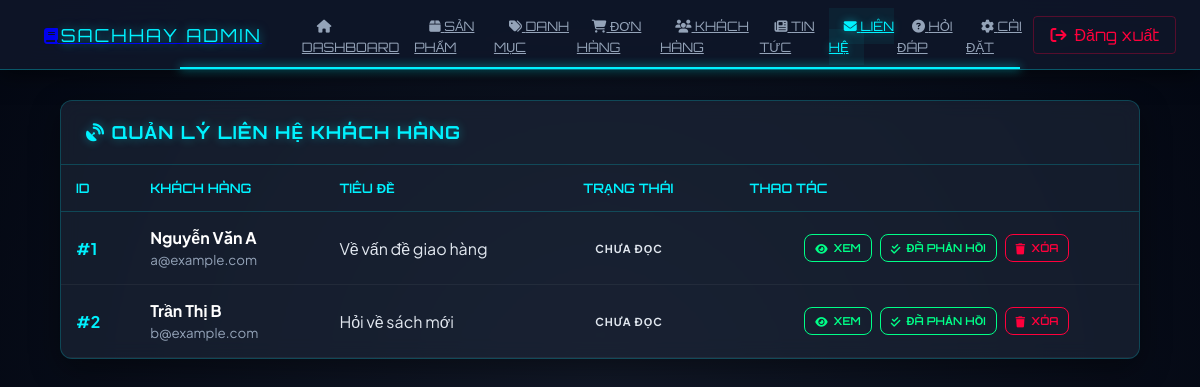
/admin/contacts (signed in), run on the app's committed database.
### tables this page shows
CREATE TABLE `contacts` (
  `id` int(11) NOT NULL,
  `name` varchar(100) NOT NULL,
  `email` varchar(100) NOT NULL,
  `subject` varchar(255) DEFAULT NULL,
  `message` text NOT NULL,
  `status` varchar(20) DEFAULT 'New',
  `created_at` datetime DEFAULT current_timestamp()
);

### app/controllers/AdminController.php (called while the page is built, shortened)
<?php
class AdminController extends Controller {
    private $adminModel;
    public function __construct() {
        $this->adminModel = $this->model('Admin');
    }
    public function contacts() {
        $data = [
            'title' => 'Quản lý Liên hệ',
            'page' => 'contacts',
            'contacts' => $this->adminModel->getAllContacts(),
            'contentFile' => APP_ROOT . '/views/admin/contacts/index.php'
        ];
        $this->view('admin/admin', $data);
    }
}

### app/core/App.php (called while the page is built, shortened)
<?php
class App {
    protected $method = "index";
    public function __construct() {
        $url = $this->parseURL();
        if(isset($url[0]) && !empty($url[0])) {
            $controllerFile = APP_ROOT . '/controllers/' . ucfirst($url[0]) . 'Controller.php';
            if(file_exists($controllerFile)) {
                unset($url[0]);
            } else {
                $this->redirectToLanding();
                return;
            }
        }
        $this->controller = new $this->controller;
        if(isset($url[1]) && !empty($url[1])) {
            if(method_exists($this->controller, $url[1])) {
                $this->method = $url[1];
                unset($url[1]);
            } else {
                $this->redirectToLanding();
                return;
            }
        }
        $this->params = $url ? array_values($url) : [];
        call_user_func_array([$this->controller, $this->method], $this->params);
    }
    private function parseURL() {
        if(isset($_GET["url"])) {
            return explode('/', filter_var(rtrim($_GET['url'], '/'), FILTER_SANITIZE_URL));
        }
        return [];
    }
}

### public/index.php (called while the page is built, shortened)
<?php
$app = new App();

### app/core/DB.php (called while the page is built, shortened)
<?php
class DB
{
    public $con;
    public function __construct()
    {
        $this->host = DB_HOST;
        $this->username = DB_USER;
        $this->password = DB_PASS;
        $this->dbname = DB_NAME;
        $this->port = DB_PORT;
        try {
            $this->con = new PDO(
                "mysql:host={$this->host};port={$this->port};dbname={$this->dbname};charset=utf8mb4",
                $this->username,
                $this->password,
                [
                    PDO::ATTR_ERRMODE => PDO::ERRMODE_EXCEPTION,
                    PDO::ATTR_DEFAULT_FETCH_MODE => PDO::FETCH_ASSOC,
                    PDO::ATTR_EMULATE_PREPARES => false
                ]
            );
        } catch (PDOException $e) {
            die("Connection failed: " . $e->getMessage());
        }
    }
    public function query($sql, $params = [])
    {
        $stmt = $this->con->prepare($sql);
        $stmt->execute($params);
        return $stmt;
    }
    public function all($sql, $params = [])
    {
        $stmt = $this->query($sql, $params);
        return $stmt->fetchAll();
    }
}

### app/models/Admin.php (called while the page is built, shortened)
<?php
class Admin extends DB
{
    public function getAllContacts()
    {
        return $this->all("SELECT * FROM contacts ORDER BY created_at DESC");
    }
}

### app/views/admin/contacts/index.php (the view, shortened to what this page needs)
<div class="admin-card">
    <div class="card-header-actions">
        <h2 class="card-title"><i class="fas fa-satellite-dish"></i> QUẢN LÝ LIÊN HỆ KHÁCH HÀNG</h2>
    </div>
    <div class="table-container">
        <table>
            <thead>
                <tr>
                    <th>ID</th>
                    <th>KHÁCH HÀNG</th>
                    <th>TIÊU ĐỀ</th>
                    <th>TRẠNG THÁI</th>
                    <th class="text-center">THAO TÁC</th>
                </tr>
            </thead>
            <tbody>
                <?php foreach ($contacts as $contact): ?>
                    <?php
                    $status = $contact['status'] ?? 'unread';
                    $viewBtnClass = ($status == 'unread') ? 'btn-danger' : 'btn-success';
                    ?>
                    <tr>
                        <td style="color:#00f2ff; font-weight:bold;">#<?= $contact['id'] ?></td>
                        <td>
                            <strong style="color:white;"><?= htmlspecialchars($contact['fullname'] ?? $contact['name']) ?></strong><br>
                            <small style="color:#94a3b8;"><?= htmlspecialchars($contact['email']) ?></small>
                        </td>
                        <td><?= htmlspecialchars($contact['subject']) ?></td>
                        <td>
                            <span class="badge <?= $status ?>">
                                <?= ($status == 'New') ? 'Chưa đọc' : (($status == 'read') ? 'Đã đọc' : 'Đã phản hồi') ?>
                            </span>
                        </td>
                        <td class="text-center">
                            <div style="display: flex; gap: 8px; justify-content: center;">
                                <button onclick='openViewModal(<?= json_encode($contact) ?>)' class="btn <?= $viewBtnClass ?> btn-sm">
                                    <i class="fas fa-eye"></i> XEM
                                </button>
                                <form action="<?= BASE_URL ?>admin/updateContactStatus" method="POST">
                                    <button type="submit" class="btn btn-success btn-sm">
                                        <i class="fas fa-check-double"></i> ĐÃ PHẢN HỒI
                                    </button>
                                </form>
                                <form action="<?= BASE_URL ?>admin/deleteContact" method="POST" onsubmit="return confirm('Xóa dữ liệu liên hệ này khỏi hệ thống?')">
                                    <button type="submit" class="btn btn-danger btn-sm">
                                        <i class="fas fa-trash"></i> XÓA
                                    </button>
                                </form>
                            </div>
                        </td>
                    </tr>
                <?php endforeach; ?>
            </tbody>
        </table>
    </div>
</div>

### app/views/admin/admin.php (style rules this page uses)
* { margin: 0; padding: 0; box-sizing: border-box; }
:root { --neon-cyan: #00f2ff; --neon-purple: #7000ff; --neon-red: #ff003c; --space-bg: #030712; --glass-bg: rgba(15, 23, 42, 0.9); --transition: all 0.3s ease; }
body { font-family: 'Plus Jakarta Sans', sans-serif; background-color: var(--space-bg); background-image: radial-gradient(circle at 50% 50%, #111827 0%, #030712 100%); color: #e2e8f0; display: flex; flex-direction: column; min-height: 100vh; }
.card, .admin-card { background: rgba(30, 41, 59, 0.6) !important; backdrop-filter: blur(10px); border: 1px solid rgba(255, 255, 255, 0.1) !important; border-radius: 12px !important; box-shadow: 0 10px 30px rgba(0, 0, 0, 0.4); }

### app/views/admin/contacts/index.php (style rules this page uses)
.admin-card { background: rgba(30, 41, 59, 0.6) !important; backdrop-filter: blur(10px); border: 1px solid rgba(0, 242, 255, 0.2) !important; border-radius: 12px; box-shadow: 0 10px 30px rgba(0, 0, 0, 0.4); overflow: hidden; margin-bottom: 30px; }
.card-header-actions { display: flex; justify-content: space-between; align-items: center; padding: 20px 25px; border-bottom: 1px solid rgba(0, 242, 255, 0.2); }
.card-title { font-family: 'Orbitron', sans-serif; color: #00f2ff; font-size: 18px; font-weight: 700; margin: 0; letter-spacing: 1px; text-shadow: 0 0 10px rgba(0, 242, 255, 0.4); }
.table-container { overflow-x: auto; }
table { width: 100%; border-collapse: collapse; }
th { padding: 15px; text-align: left; font-weight: 600; font-size: 13px; color: #00f2ff; text-transform: uppercase; border-bottom: 1px solid rgba(0, 242, 255, 0.2); font-family: 'Orbitron', sans-serif; }
td { padding: 15px; border-bottom: 1px solid rgba(255, 255, 255, 0.05); vertical-align: middle; color: #e2e8f0; }
.badge { padding: 6px 12px; border-radius: 6px; font-size: 11px; font-weight: 700; display: inline-block; text-transform: uppercase; letter-spacing: 1px; }
.btn { padding: 8px 16px; border-radius: 8px; font-weight: 600; cursor: pointer; transition: all 0.3s; display: inline-flex; align-items: center; gap: 6px; font-size: 12px; background: transparent; font-family: 'Orbitron', sans-serif; text-decoration: none; }
.btn-danger { color: #ff003c; border: 1px solid #ff003c; }
.btn-success { color: #00ff88; border: 1px solid #00ff88; }
.btn-sm { padding: 6px 10px; font-size: 11px; }

### data on the page
contacts: id "1", name "Nguyễn Văn A", email "a@example.com", subject "Về vấn đề giao hàng", status "CHƯA ĐỌC"
contacts: id "2", name "Trần Thị B", email "b@example.com", subject "Hỏi về sách mới", status "CHƯA ĐỌC"
